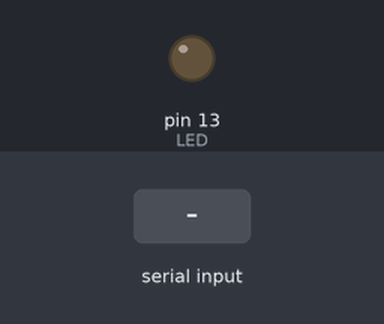
This sketch was run on a simulated Arduino Mega 2560, built with avr-gcc and run on an emulated ATmega2560. Shown: output pins drawn as LEDs (lit = HIGH). The inputs (shaded band) are chosen by the test bench.

Above: at 1.2 s.
1.3 s: "L" received over the second serial link
At 2.3 s:
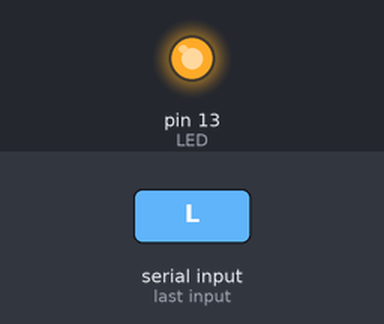
2.8 s: "D" received over the second serial link
At 3.4 s:
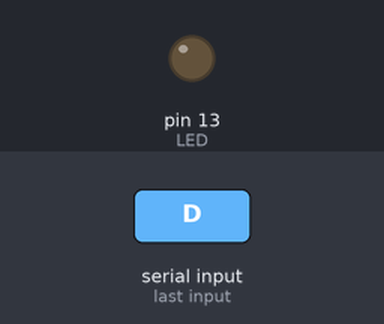
Timing chart, 0 to 5.8 s (numbered marks = the images above; inputs shaded):
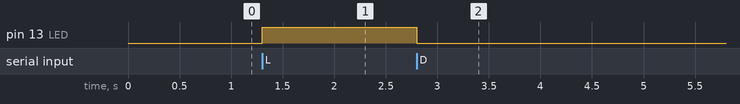

The sketch:

HC_Slave.ino
```cpp
//Armazena o caracter recebido
char buf;
int LED = 13;

void setup()
{
  //Define o pino 13 como saida
  pinMode(LED, OUTPUT);
  Serial.begin(115200);
  Serial1.begin(38400);
}

void loop()
{
  while(Serial1.available() > 0)
  {
    buf = Serial1.read();
    //Caso seja recebido o caracter L, acende o led
    if (buf == 'L')
    {
      digitalWrite(LED, HIGH);
    }
    //Caso seja recebido o caracter D, apaga o led
     if (buf == 'D')
    {
      digitalWrite(LED, LOW);
    }
  }
}
```

Measured:
- after the input at 1.3 s, pin 13 (LED): LOW → HIGH at once
- after the input at 2.8 s, pin 13 (LED): HIGH → LOW at once
